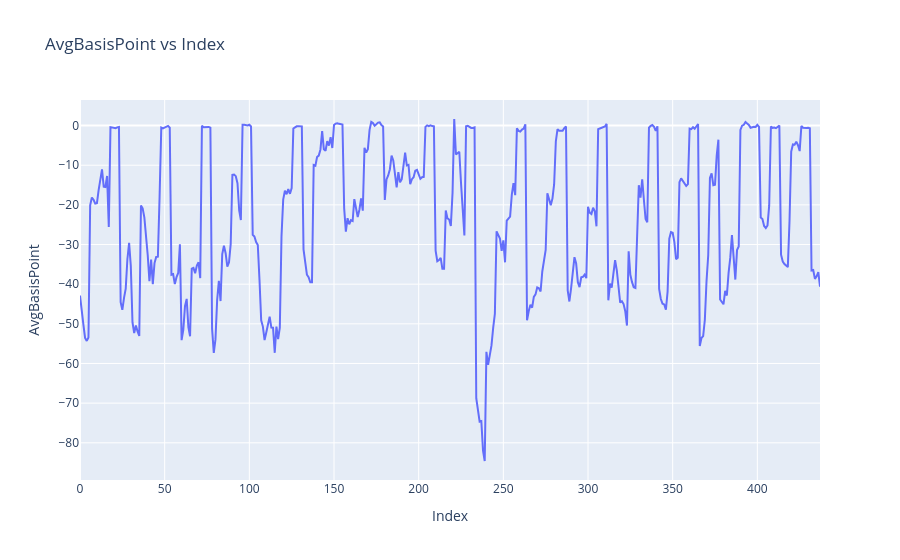

Notebook code cell kept with this figure:
### Code cell
import plotly.express as px

interval_stats_df['Date_Interval'] = interval_stats_df['Date'].astype(str) + ' ' + interval_stats_df['Interval']

fig = px.line(interval_stats_df, 
              x=interval_stats_df.index, 
              y='AvgBasisPoint', 
              hover_data={'Date_Interval': True, 'AvgBasisPoint': True},  
              labels={'AvgBasisPoint': 'Average Basis Point'}, 
              title='AvgBasisPoint vs Index')

fig.update_xaxes(title='Index')
fig.update_yaxes(title='AvgBasisPoint')

fig.show()

### Figure 1 — Plotly figure (JSON) as saved in the notebook; plotly's stock layout.template omitted (floating-point values rounded to 4 significant figures; data arrays with more than 128 entries replaced by an {"elided": "..."} marker saying what was removed)
{"data": [{"customdata": {"elided": "438x1 str values"}, "hovertemplate": "index=%{x}<br>Average Basis Point=%{y}<br>Date_Interval=%{customdata[0]}<extra></extra>", "legendgroup": "", "line": {"color": "#636efa", "dash": "solid"}, "marker": {"symbol": "circle"}, "mode": "lines", "name": "", "orientation": "v", "showlegend": false, "type": "scatter", "x": {"elided": "438 int values"}, "xaxis": "x", "y": {"elided": "438 float values"}, "yaxis": "y"}], "layout": {"legend": {"tracegroupgap": 0}, "title": {"text": "AvgBasisPoint vs Index"}, "xaxis": {"anchor": "y", "domain": [0, 1], "title": {"text": "Index"}}, "yaxis": {"anchor": "x", "domain": [0, 1], "title": {"text": "AvgBasisPoint"}}}}
